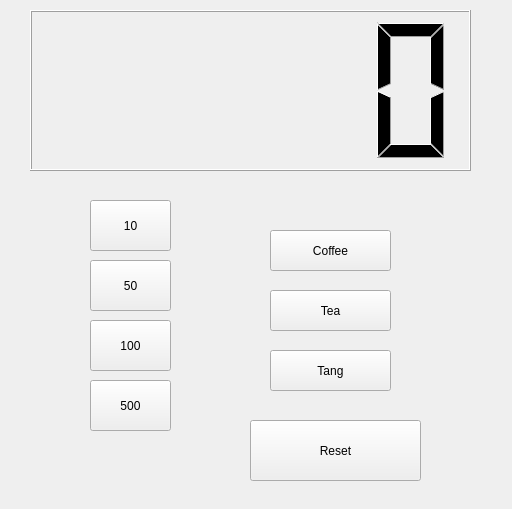
<?xml version="1.0" encoding="UTF-8"?>
<ui version="4.0">
 <class>Widget</class>
 <widget class="QWidget" name="Widget">
  <property name="geometry">
   <rect>
    <x>0</x>
    <y>0</y>
    <width>512</width>
    <height>509</height>
   </rect>
  </property>
  <property name="windowTitle">
   <string>Widget</string>
  </property>
  <widget class="QLCDNumber" name="lcdNumber">
   <property name="geometry">
    <rect>
     <x>30</x>
     <y>10</y>
     <width>441</width>
     <height>161</height>
    </rect>
   </property>
  </widget>
  <widget class="QPushButton" name="pbCoin10">
   <property name="geometry">
    <rect>
     <x>90</x>
     <y>200</y>
     <width>81</width>
     <height>51</height>
    </rect>
   </property>
   <property name="text">
    <string>10</string>
   </property>
  </widget>
  <widget class="QPushButton" name="pbCoin50">
   <property name="geometry">
    <rect>
     <x>90</x>
     <y>260</y>
     <width>81</width>
     <height>51</height>
    </rect>
   </property>
   <property name="text">
    <string>50</string>
   </property>
  </widget>
  <widget class="QPushButton" name="pbCoin100">
   <property name="geometry">
    <rect>
     <x>90</x>
     <y>320</y>
     <width>81</width>
     <height>51</height>
    </rect>
   </property>
   <property name="text">
    <string>100</string>
   </property>
  </widget>
  <widget class="QPushButton" name="pbCoin500">
   <property name="geometry">
    <rect>
     <x>90</x>
     <y>380</y>
     <width>81</width>
     <height>51</height>
    </rect>
   </property>
   <property name="text">
    <string>500</string>
   </property>
  </widget>
  <widget class="QPushButton" name="pbCoffee">
   <property name="geometry">
    <rect>
     <x>270</x>
     <y>230</y>
     <width>121</width>
     <height>41</height>
    </rect>
   </property>
   <property name="text">
    <string>Coffee</string>
   </property>
  </widget>
  <widget class="QPushButton" name="pbTea">
   <property name="geometry">
    <rect>
     <x>270</x>
     <y>290</y>
     <width>121</width>
     <height>41</height>
    </rect>
   </property>
   <property name="text">
    <string>Tea</string>
   </property>
  </widget>
  <widget class="QPushButton" name="pbTang">
   <property name="geometry">
    <rect>
     <x>270</x>
     <y>350</y>
     <width>121</width>
     <height>41</height>
    </rect>
   </property>
   <property name="text">
    <string>Tang</string>
   </property>
  </widget>
  <widget class="QPushButton" name="pbReset">
   <property name="geometry">
    <rect>
     <x>250</x>
     <y>420</y>
     <width>171</width>
     <height>61</height>
    </rect>
   </property>
   <property name="text">
    <string>Reset</string>
   </property>
  </widget>
 </widget>
 <resources/>
 <connections/>
</ui>
